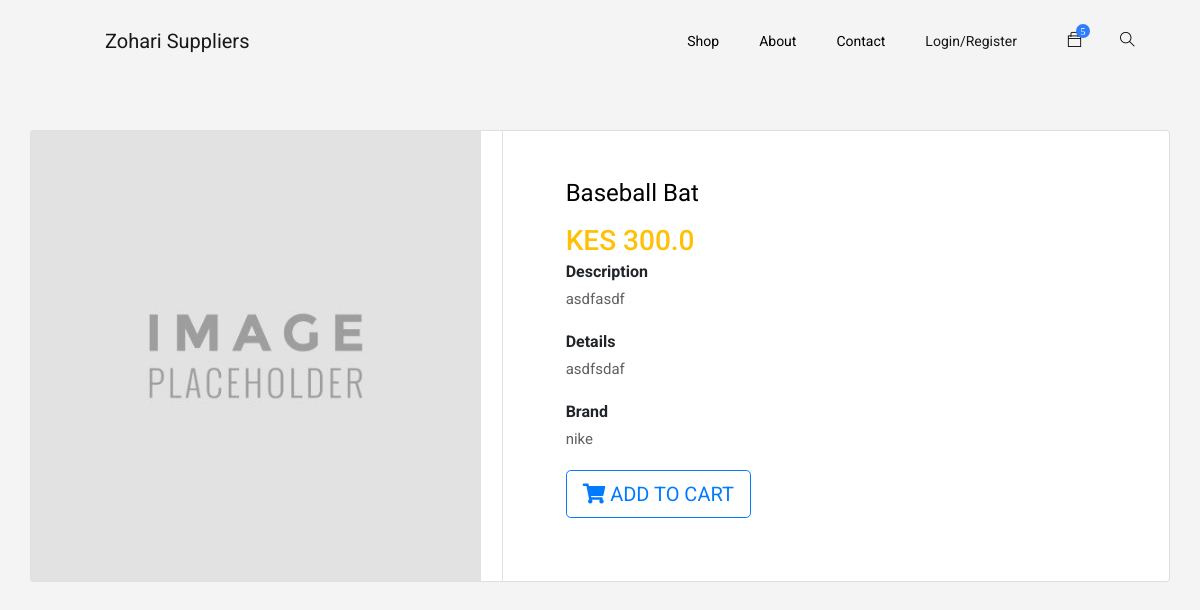
The app's page /product/baseball-bata with its own data.
### shop/models.py (models this page shows, shortened)
class Product(models.Model):
    item_name = models.CharField(max_length=20)
    item_description = models.TextField(
        max_length=200, verbose_name="Item Description")
    item_price = models.FloatField(default=0.00)
    slug = models.SlugField(null=True, unique=True)
    item_details = models.TextField(
        max_length=1000, verbose_name="Item Details")
    item_quantity = models.IntegerField(default=0)
    item_availability = models.BooleanField(default=False)
    is_item_featured = models.BooleanField(default=False)
    is_item_recommended = models.BooleanField(default=False)
    item_brand = models.ForeignKey(Brand, null=True, on_delete=models.CASCADE)
    item_categories = models.ForeignKey(
        Category, null=True, on_delete=models.CASCADE)
    image = models.ImageField(upload_to='images/product/',
                              default="images/product/image-placeholder-500x500.jpg")
    class Meta:
        ordering = ['item_name']

class Brand(models.Model):
    brand_name = models.CharField(max_length=20)
    brand_image = models.ImageField(upload_to="images/brand/")
    def __str__(self):
        return self.brand_name

### shop/views.py (the view)
# urls.py: url(r'product/(?P<slug>.+)$', views.ProductDetail.as_view(), name='product-detail'),
class ProductDetail(DetailView):
    model = Product
    template_name = 'product/product_detail.html'

### shop/templates/product/product_detail.html
{% extends '../base.html' %}
{% block content %}
<div class="container my-5">
	<div class="card">
		<div class="row">
			<aside class="col-sm-5 border-right">
				<article class="gallery-wrap">
					<div class="img-big-wrap">
						<div> <a href="#"><img src="{{ object.image.url }}" style="width: 450px"></a></div>
					</div>
				</article>
			</aside>
			<aside class="col-sm-7">
				<article class="card-body p-5">
					<h3 class="title mb-3">{{ object.item_name }}</h3>
					<p class="price-detail-wrap">
						<span class="price h3 text-warning">
							<span class="currency">KES </span><span class="num">{{ object.item_price }}</span>
						</span>
					</p>
					<dl class="item-property">
						<dt>Description</dt>
						<dd>
							<p>{{ object.item_description }}</p>
						</dd>
					</dl>
					<dl class="item-property">
						<dt>Details</dt>
						<dd>
							<p>{{ object.item_details }}</p>
						</dd>
					</dl>
					<dl class="item-property">
						<dt>Brand</dt>
						<dd>
							<p>{{ object.item_brand }}</p>
						</dd>
					</dl>
					<a href="{% url 'add-to-cart' object.slug %}" class="btn btn-lg btn-outline-primary text-uppercase"> <i
							class="fas fa-shopping-cart"></i> Add to cart </a>
				</article>
			</aside>
		</div>
	</div>
</div>
{% endblock %}

### static/css/all.css (style rules this page uses)
.fa,.fas,.far,.fal,.fab { -moz-osx-font-smoothing:grayscale;-webkit-font-smoothing:antialiased;display:inline-block;font-style:normal;font-variant:normal;text-rendering:auto;line-height:1 }
.fa-shopping-cart:before { content:"\f07a" }
.fa,.fas { font-family:'font awesome 5 free';font-weight:900 }

### static/css/product_list.css (style rules this page uses)
body { font-family: 'Roboto';font-size: 16px; }

### records on screen
Product: image (placeholder picture), item_name "Baseball Bat", item_price "300.0", item_description "asdfasdf", item_details "asdfsdaf", item_brand "nike"
